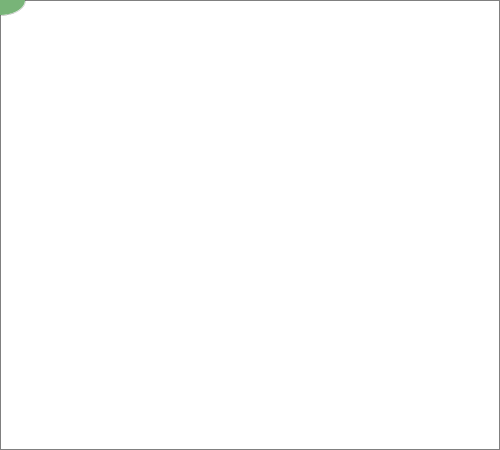
Frame 1 (no input)
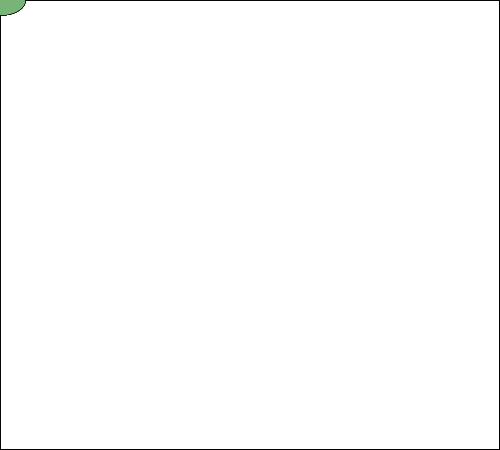
Frame 60 (the mouse pressed at the canvas centre just before this capture)
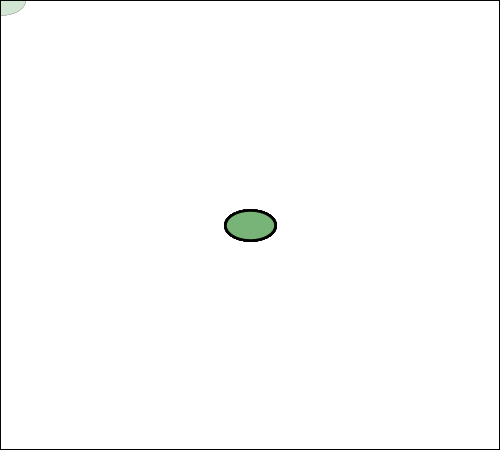
Frame 120 (the mouse held since frame 60 and released just before this capture)

The Processing sketch that drew these frames (run headless with seeded random() and noise(); from frame 60 on, the mouse is pressed at the canvas centre):

// Processing sketch: Tutorial1
// ── Tutorial1.pde
// Draws an ellipse that follows the mouse position.
// Jo Wood, 9th January, 2017

// Draws an ellipse at the current mouse position.
// Jo Wood, 26th January, 2017

void setup()
{
  size(500,450);
  background(255);
}

void draw()
{
  // Draw transparent background and rectangle with fixed border size.
  fill(255,5);
  strokeWeight(0.5);
  rect(0,0,width-1,height-1);

  // Draw ellipse at mouse position varying boundary by position.
  strokeWeight(10.0*mouseX*mouseY/(width*height));
  fill(120,180,120);
  ellipse(mouseX,mouseY,width/10,height/15);
}

// void setup()
// {
// size(500,450);
// }

// void draw()
//{
// Draw transparent background.
//  fill(255,10);
// rect(0,0,width,height);

// Draw red ellipse at mouse position.
  
// Make the width of the ellipse 10% of the width of the sketch and its height 6% (1/15th) of the height of the sketch

  
//  fill(0,255,0,50);
//  ellipse(mouseX,mouseY, mouseY-width/10,height/6);
  
 
//}

// rect(50,10,30,40);
// x,y,w,h
// RGB - 0 no colour
// R - 255 
// G - 0 
// B - 0 
// Transparancy 
